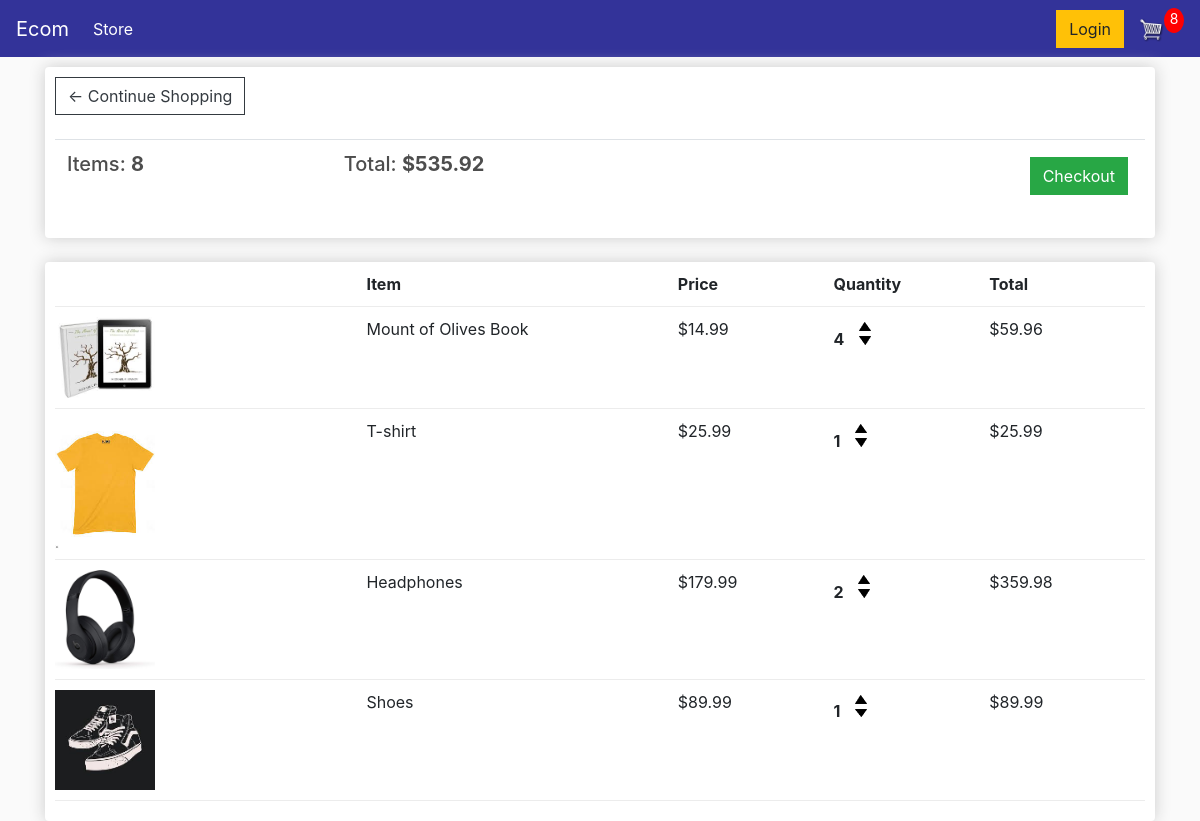
The app's page /cart/ (signed in), older data.
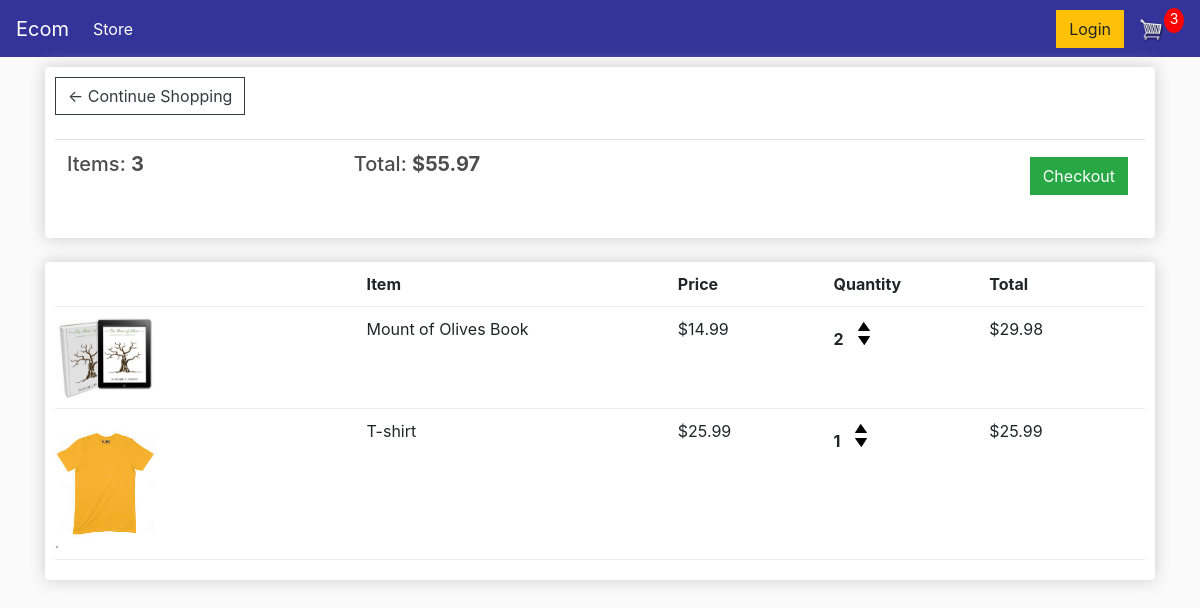
The same page, newer data.
### store/models.py (models this page shows, shortened)
class Order(models.Model):
    customer = models.ForeignKey(Customer, on_delete=models.SET_NULL, blank=True, null=True)
    date_ordered = models.DateTimeField(auto_now_add=True)
    complete = models.BooleanField(default=False, null=True, blank=False)
    transaction_id = models.CharField(max_length=200, null=True)
    @property
    def get_cart_total(self):
        orderitems = self.orderitem_set.all()
        total = sum([item.get_total for item in orderitems])
        return total
    @property
    def get_cart_items(self):
        orderitems = self.orderitem_set.all()
        total = sum([item.quantity for item in orderitems])
        return total

class OrderItem(models.Model):
    product = models.ForeignKey(Product, on_delete=models.SET_NULL, blank=True, null=True)
    order = models.ForeignKey(Order, on_delete=models.SET_NULL, blank=True, null=True)
    quantity = models.IntegerField(default=0, null=True, blank=False)
    date_added = models.DateTimeField(auto_now_add=True)
    @property
    def get_total(self):
        total = self.product.price * self.quantity
        return total

class Product(models.Model):
    name = models.CharField(max_length=200, null=True)
    price = models.FloatField()
    digital = models.BooleanField(default=False, null=True, blank=False)
    image = models.ImageField(null=True, blank=True)
    @property
    def imageURL(self):
        try:
            url = self.image.url
        except:
            url = ''
        return url

### store/views.py (the view)
def cart(request):
    if request.user.is_authenticated:
        customer = request.user.customer
        order, created = Order.objects.get_or_create(customer=customer, complete=False)
        items = order.orderitem_set.all()
        cartItems = order.get_cart_items
    else:
        items = []
        order = {'get_cart_total': 0, 'get_cart_items': 0, 'shipping': False}
        cartItems = order['get_cart_items']
    context = {'items': items, 'order': order, 'cartItems': cartItems}
    return render(request, 'store/cart.html', context)

### store/templates/store/cart.html
{% extends 'store/main.html' %}
{% load static %}
{% block content %}
  <div class="row">
    <div class="col-lg-12">
      <div class="box-element">
        <a class="btn btn-outline-dark" href="{% url 'store' %}">&#x2190; Continue Shopping</a>
        <br>
        <br>
        <table class="table">
          <tr>
            <th><h5>Items: <strong>{{order.get_cart_items}}</strong></h5></th>
            <th><h5>Total: <strong>${{order.get_cart_total}}</strong></h5></th>
            <th>
              <a style="float:right; margin:5px;" class="btn btn-success" href="{% url 'checkout' %}">Checkout</a>
            </th>
          </tr>
        </table>
      </div>
      <br>
      <div class="box-element">
        <div class="cart-row">
          <div style="flex:2"></div>
          <div style="flex:2"><strong>Item</strong></div>
          <div style="flex:1"><strong>Price</strong></div>
          <div style="flex:1"><strong>Quantity</strong></div>
          <div style="flex:1"><strong>Total</strong></div>
        </div>
        {% for item in items %}
        <div class="cart-row">
          <div style="flex:2"><img class="row-image" src="{{item.product.imageURL}}"></div>
          <div style="flex:2"><p>{{item.product.name}}</p></div>
          <div style="flex:1"><p>${{item.product.price|floatformat:2}}</p></div>
          <div style="flex:1">
            <p class="quantity">{{item.quantity}}</p>
            <div class="quantity">
              <img data-product={{item.product.id}} data-action="add" class="chg-quantity update-cart" src="{% static 'images/arrow-up.png' %}">
              <img data-product={{item.product.id}} data-action="remove" class="chg-quantity update-cart" src="{% static 'images/arrow-down.png' %}">
            </div>
          </div>
          <div style="flex:1"><P>${{item.get_total}}</P></div>
        </div>
        {% endfor %}
      </div>
    </div>
  </div>
{% endblock content%}

### store/templates/store/main.html (shortened to what this page needs)
<!DOCTYPE html>
{% load static %}
<html>
    <head>
        <link rel="stylesheet" href="https://stackpath.bootstrapcdn.com/bootstrap/4.4.1/css/bootstrap.min.css">
        <link rel="stylesheet" type="text/css" href="{% static 'css/main.css' %}">
    </head>
    <body>
        <nav class="navbar navbar-expand-lg navbar-dark bg-dark">
          <a class="navbar-brand" href="{% url 'store' %}">Ecom</a>
          <div class="collapse navbar-collapse" id="navbarSupportedContent">
            <ul class="navbar-nav mr-auto">
              <li class="nav-item active">
                <a class="nav-link" href="{% url 'store' %}">Store <span class="sr-only">(current)</span></a>
              </li>
            </ul>
            <div class="form-inline my-2 my-lg-0">
              <a href="#" class="btn btn-warning">Login</a>
              <a href="{% url 'cart' %}">
                <img  id="cart-icon" src="{% static 'images/cart.png' %}">
              </a>
              <p id="cart-total">{{cartItems}}</p>
            </div>
          </div>
        </nav>
        <div class="container">
            {% block content %}
            {% endblock content %}
        </div>
    </body>
</html>

### static/css/main.css (style rules this page uses)
body { background-color: hsl(0, 0%, 98%); }
h1,h2,h3,h4,h5,h6 { color:hsl(0, 0%, 30%); }
.box-element { box-shadow:hsl(0, 0%, 80%) 0 0 16px; background-color: #fff; border-radius: 4px; padding: 10px; }
.bg-dark { background-color: #333399!important; }
#cart-icon { width:25px; display: inline-block; margin-left: 15px; }
#cart-total { display: block; text-align: center; color:#fff; background-color: red; width: 20px; height: 25px; border-radius: 50%; font-size: 14px; }
.col-lg-4, .col-lg-6, .col-lg-8, .col-lg-12 { margin-top: 10px; }
.btn { border-radius: 0; }
.row-image { width: 100px; }
.cart-row { display: flex; align-items: flex-stretch; padding-bottom: 10px; margin-bottom: 10px; border-bottom: 1px solid #ececec; }
.quantity { display: inline-block; font-weight: 700; padding-right:10px; }
.chg-quantity { width: 12px; cursor: pointer; display: block; margin-top: 5px; transition:.1s; }

Row changes from the older to the newer data that the page shows:
removed OrderItem: product.imageURL (picture), product.name "Headphones", product.price "179.99", quantity "2", get_total "359.98"
removed OrderItem: product.imageURL (picture), product.name "Shoes", product.price "89.99", quantity "1", get_total "89.99"
changed through a linked row, Order: get_cart_items "8" → "3"; get_cart_total "535.92" → "55.97"
changed OrderItem "Mount of Olives Book": quantity "4" → "2"; get_total "59.96" → "29.98"
Text that changed along with them:
{{ cartItems }}: "8" → "3"
